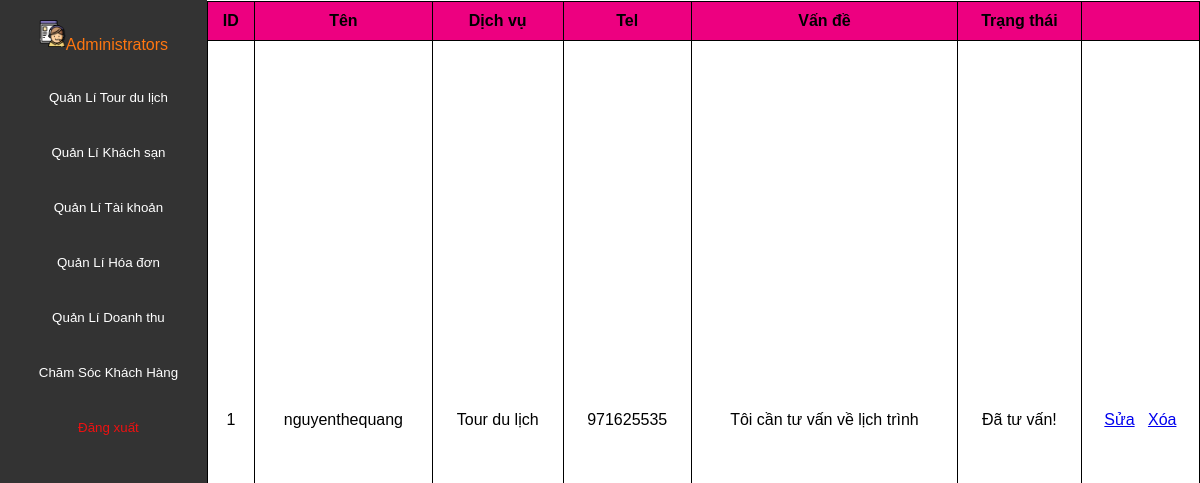
Page /asset/html/managerlienhe.php on the committed database.
### tables this page shows
CREATE TABLE `lienhe` (
  `id` int(11) NOT NULL,
  `ten_dv` varchar(255) NOT NULL,
  `ten_kh` varchar(255) NOT NULL,
  `sdt` int(13) NOT NULL,
  `note` text NOT NULL,
  `trangthai` varchar(255) DEFAULT 'Chưa tư vấn!'
);

### asset/html/managerlienhe.php (the view, shortened to what this page needs)
<!DOCTYPE html>
<html lang="en">
<head>
</head>
<body>
    <div class="Container">
        <div class="box-menu">
            <div class="administrator-logo">
                <img src="../img/iconadmin.png" alt="Admin Logo">
                <a href="admin_page.php">
                    <p>Administrators</p>
                </a>
            </div>
            <form method="get" action="managertour.php">
                <button class="btnkgvien">
                    <div class="line-menu">
                        Quản Lí Tour du lịch
                    </div>
                </button>
            </form>
            <form method="get" action="managerhotel.php">
                <button class="btnkgvien">
                    <div class="line-menu">
                        Quản Lí Khách sạn
                    </div>
                </button>
            </form>
            <form method="get" action="manageruser.php">
                <button class="btnkgvien">
                    <div class="line-menu">
                        Quản Lí Tài khoản
                    </div>
                </button>
            </form>
            <form method="get" action="managerbill.php">
                <button class="btnkgvien">
                    <div class="line-menu">
                        Quản Lí Hóa đơn
                    </div>
                </button>
            </form>
            <form method="get" action="managerdoanhthu.php">
                <button class="btnkgvien">
                    <div class="line-menu">
                        Quản Lí Doanh thu
                    </div>
                </button>
            </form>
            <form method="get" action="managerlienhe.php">
                <button class="btnkgvien">
                    <div class="line-menu">
                        Chăm Sóc Khách Hàng
                    </div>
                </button>
            </form>
            <form method="post" action="logout.php">
                <button class="btnkgvien">
                    <div class="line-menu" style="color: #ee1111;">
                        Đăng xuất
                    </div>
                </button>
            </form>
        </div>
        <?php
        include 'connect_db.php';
        $query = "SELECT * FROM lienhe";
        $result = $conn->query($query);
        ?>
        <table>
            <thead>
                <tr>
                    <th>ID</th>
                    <th>Tên</th>
                    <th>Dịch vụ</th>
                    <th>Tel</th>
                    <th>Vấn đề</th>
                    <th>Trạng thái</th>
                    <th></th>
                </tr>
            </thead>
            <tbody>
                <?php
                while ($row = $result->fetch_assoc()) {
                    echo "<tr>";
                    echo "<td>{$row['id']}</td>";
                    echo "<td>{$row['ten_kh']}</td>";
                    echo "<td>{$row['ten_dv']}</td>";
                    echo "<td>{$row['sdt']}</td>";
                    echo "<td>{$row['note']}</td>";
                    echo "<td>{$row['trangthai']}</td>";
                    echo "<td><a href='editlienhe.php?id={$row['id']}'>Sửa</a> &nbsp <a href='dellienhe.php?id={$row['id']}'>Xóa</a></td>";
                    echo "</tr>";
                }
                ?>
            </tbody>
        </table>
    </div>
</body>
</html>

### asset/html/managerlienhe.php (style rules this page uses)
body { font-family: Arial, sans-serif; margin: 0; padding: 0; display: flex; flex-direction: column; }
.Container { display: flex; height: 100vh; }
.box-menu { width: 250px; background-color: #333; color: white; display: flex; flex-direction: column; align-items: center; padding-top: 20px; }
.administrator-logo img { width: 27px; height: 27px; float: left; }
.administrator-logo a { color: #FF7610; text-decoration: none; display: flex; align-items: center; }
.btnkgvien { background: none; border: none; cursor: pointer; padding: 0; text-align: left; width: 100%; }
.line-menu { color: #fff; display: flex; align-items: center; padding: 10px; }
.btnkgvien { padding: 10px; background-color: #333; color: #ffffff; border: none; cursor: pointer; transition: background-color 0.3s; }
table { width: 100%; border-collapse: collapse; margin-top: 1px; text-align: center; border: 1px solid #000; }
th, td { border: 1px solid #000; padding: 10px; }
th { background-color: #ed0080; }

### rows in the picture
lienhe: id "1", ten_kh "nguyenthequang", ten_dv "Tour du lịch", sdt "971625535", note "Tôi cần tư vấn về lịch trình", trangthai "Đã tư vấn!"
